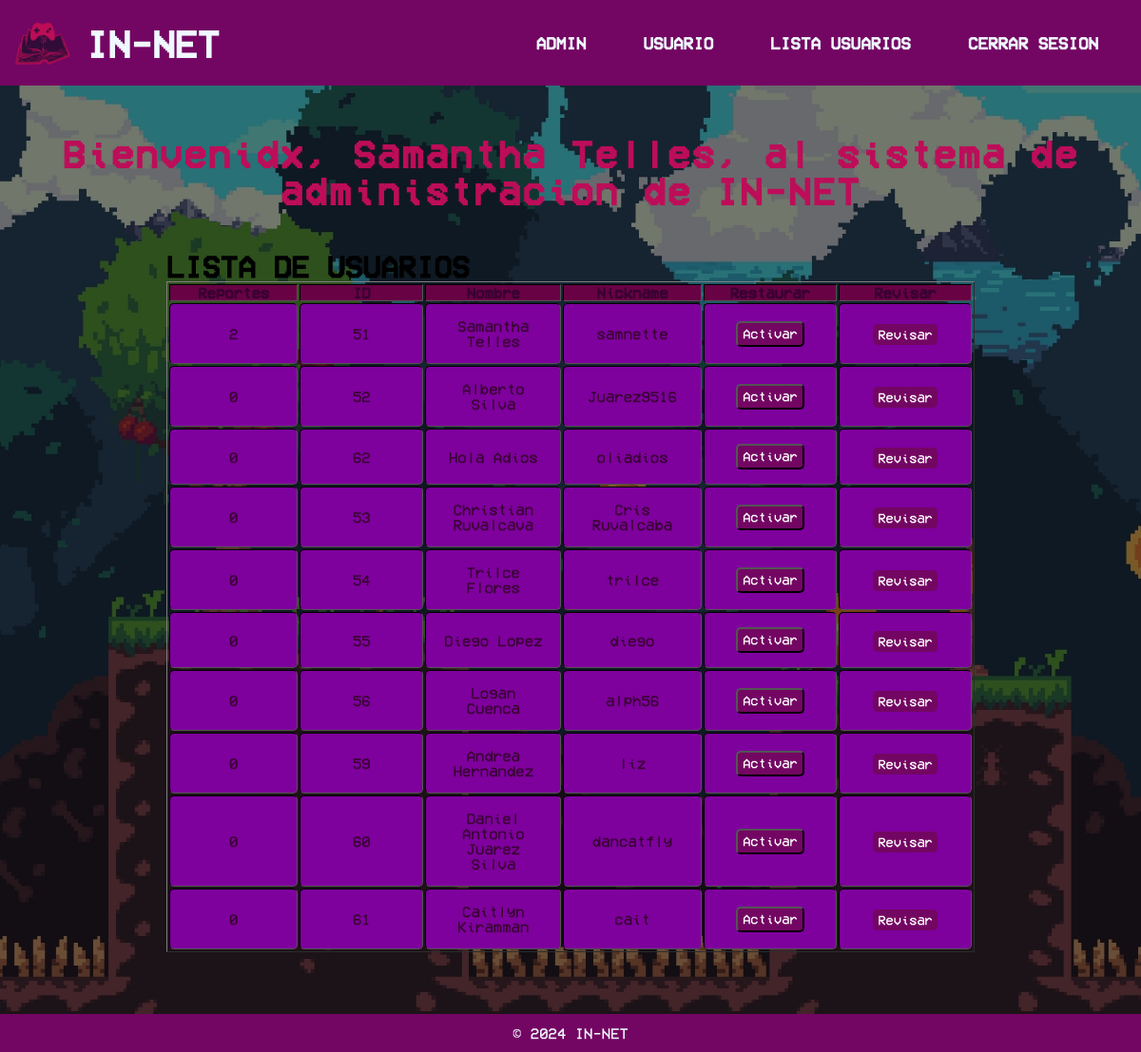
The app's page /admin/lista.php (signed in) with its own data.
### tables this page shows
CREATE TABLE `usuario` (
  `id` int(11) NOT NULL,
  `nombre` varchar(100) NOT NULL,
  `email` varchar(100) NOT NULL,
  `codigo_verificacion` varchar(32) NOT NULL,
  `verificado` tinyint(1) NOT NULL DEFAULT 0,
  `pass` varchar(50) NOT NULL,
  `nickname` varchar(30) NOT NULL,
  `apellidos` varchar(50) NOT NULL,
  `fotografia` varchar(128) NOT NULL,
  `archivo_n` varchar(128) NOT NULL,
  `admin` int(2) NOT NULL DEFAULT 0,
  `status` varchar(20) NOT NULL,
  `unique_id` int(255) NOT NULL,
  `score` int(11) NOT NULL DEFAULT 0
);

### Inicio/includes/user.php (called while the page is built, shortened)
<?php
include_once 'db.php';
class User extends DB{
    private $nombre;
    public function setUser($user){
        $query = $this->connect()->prepare('SELECT * FROM usuario WHERE nickname = :user');
        $query->execute(['user' => $user]);
        foreach ($query as $currentUser) {
            $this->nombre = $currentUser['nombre'];
            $this->apellidos= $currentUser['apellidos'];
        }
    }
    public function getNombre(){
        return $this->nombre;
    }
    public function getApellidos(){
        return $this->apellidos;
    }
}
?>

### Inicio/includes/db.php (called while the page is built)
<?php
class DB{
    private $host;
    private $db;
    private $user;
    private $password;
    private $charset;
    public function __construct(){
        $this->host     = 'localhost';
        $this->db       = 'innet';
        $this->user     = 'root';
        $this->password = "";
        $this->charset  = 'utf8mb4';
    }
    function connect(){
        try{
            $connection = "mysql:host=" . $this->host . ";dbname=" . $this->db . ";charset=" . $this->charset;
            $options = [
                PDO::ATTR_ERRMODE            => PDO::ERRMODE_EXCEPTION,
                PDO::ATTR_EMULATE_PREPARES   => false,
            ];
            $pdo = new PDO($connection, $this->user, $this->password, $options);
            return $pdo;
        }catch(PDOException $e){
            print_r('Error connection: ' . $e->getMessage());
        }
    }
}
?>

### admin/lista.php (the view, shortened to what this page needs)
<?php
    include_once '../Inicio/includes/user.php';
    $userSession = new UserSession();
    $user = new User();
    if(isset($_SESSION['user'])){
    $user->setUser($userSession->getCurrentUser());
?>
<?php include "header.php"?>
<?php
include "config.php";
$sql = "SELECT usuario.*, COUNT(reporte.idreportado) AS veces_reportado
FROM usuario
LEFT JOIN reporte ON usuario.unique_id = reporte.idreportado
GROUP BY usuario.unique_id
ORDER BY veces_reportado DESC";
$result = $conexion->query($sql);
if ($result->num_rows > 0) {
    echo "<div class= 'tabla'>
    <h1>LISTA DE USUARIOS</h1>";
    echo "<table border='1'><tr><th>Reportes</th><th>ID</th><th>Nombre</th><th>Nickname</th><th>Restaurar</th><th>Revisar</th></tr>";
    while($row = $result->fetch_assoc()) {
        $report = $row['veces_reportado'];
        $id = $row['id'];
        $nombre = $row['nombre'];
        $apellidos = $row['apellidos'];
        $nickname = $row['nickname'];
        $status = $row['status'];
        echo "
            <tr id='row$id'>
                <td class='$status'>".$report."</td>
                <td class='$status'>".$id."</td>
                <td class='$status'>".$nombre. " " .$apellidos."</td>
                <td class='$status'>".$nickname."</td>
                <td class='$status'><button type='button' class='accion' onclick='ejecutar($id)'>Activar</button></td>
                <td class='$status'><a href='reportes.php?id=$id' button class='accion'>Revisar</a></td>
            </tr>";
    }
    echo "</table>";
    echo "</div><br><br><br><br><br>";
} else {
    echo "No se encontraron resultados";
}
?>
<?php
} else {header("Location: ../Inicio/index.php");
  exit();
}
?>

### admin/header.php (shortened to what this page needs)
<!DOCTYPE html>
<html>
<head>
    <link href="../CSS/index.css" rel="stylesheet"/>
    <link rel="stylesheet" href="../CSS/adminn.css">
</head>
<header>
<nav class="nav">
                <div class=librologo>
                <img class="libro" src="http://localhost/IN-NET/Imagenes/general/logo-r.png">
                    <div class="logo">
                        <a href="index.php">IN-NET</a>
                    </div>
                </div>
            <ul class="menu">
              <li><a href="http://localhost/IN-NET/admin/home.php">ADMIN</a></li>
              <li><a href="../Inicio/index.php">USUARIO</a></li>
              <li><a href="lista.php">LISTA USUARIOS</a></li>
              <li><a href="../Inicio/includes/logout.php">CERRAR SESION</a></li>
            </ul>
        </nav>
        <section>
            <br><br>
            <h3>Bienvenidx, <?php echo $user->getNombre() . " " .$user->getApellidos();?>, al sistema de administracion de IN-NET</h3>
        </section>
</header>
<footer>
        <p>&copy; 2024 IN-NET</p>
    </footer>

### CSS/index.css (style rules this page uses)
* { padding: 0; margin: 0; box-sizing: border-box; font-family: 'Pixel', Arial, sans-serif; }
header { width: 100%; height: 100vh; }
.nav { width: 100%; background: #730662; display: flex; align-items: center; justify-content: space-between; padding: 15px; }
.libro { height: 60px; width: 60px; }
.librologo { display: flex; align-items: center; }
.logo { font-size: 40px; color:aliceblue; font-weight: 100; font-weight: bold; padding-left: 15px; }
.logo a { text-decoration: none; color: aliceblue; }
.menu { display: flex; }
.menu li { list-style: none; margin: 10px; color:aliceblue; font-weight: bold; }
.menu li a { color:aliceblue; text-decoration: none; transition: all; font-size: 18px; padding: 20px; transition: background-color 0.5s ease; }
h3 { font-size: 40px; margin: 20px; color: #BD0D59; text-align: center; letter-spacing: 2px; }
footer { background-color: #730662; color: aliceblue; text-align: center; padding: 1% 0; position: fixed; bottom: 0; width: 100%; margin: 0 auto; }

### CSS/adminn.css (style rules this page uses)
.tabla { padding: 25px; border-radius: 5px; width: 900px; margin: 0 auto; }
tr { width: 150px; text-align: center; border: 2px solid #000; border-collapse: collapse; background: #680244; padding: 10px; color: #380031; }
td { background: #7e009d; text-align: center; width: 150px; height: 50px; padding: 15px; border-radius: 5px; }
.accion { background-color:#730662; color: white; padding: 5px; text-decoration: none; font-size: 14px; border-radius: 5px; }
header { height: 10%; }

### records on screen
usuario: nombre "Samantha", apellidos "Telles", report "2", id "51", nickname "samnette"
usuario: report "0", id "52", nombre "Alberto", apellidos "Silva", nickname "Juarez9516"
usuario: report "0", id "62", nombre "Hola", apellidos "Adios", nickname "oliadios"
usuario: report "0", id "53", nombre "Christian", apellidos "Ruvalcava", nickname "Cris Ruvalcaba"
usuario: report "0", id "54", nombre "Trilce", apellidos "Flores", nickname "trilce"
usuario: report "0", id "55", nombre "Diego", apellidos "Lopez", nickname "diego"
usuario: report "0", id "56", nombre "Logan", apellidos "Cuenca", nickname "alph56"
usuario: report "0", id "59", nombre "Andrea", apellidos "Hernandez", nickname "liz"
usuario: report "0", id "60", nombre "Daniel Antonio", apellidos "Juarez Silva", nickname "dancatfly"
usuario: report "0", id "61", nombre "Caitlyn", apellidos "Kiramman", nickname "cait"
